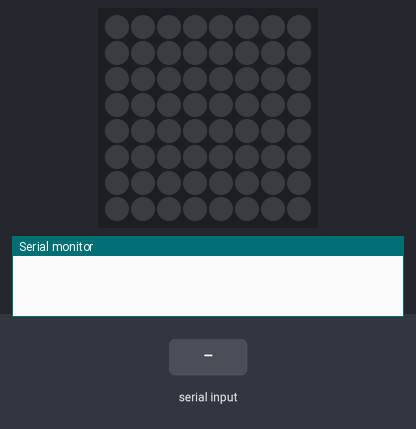
Simulated run of this sketch. Board: Arduino Uno, built with avr-gcc and run on an emulated ATmega328P. On the bench: 8×8 RGB LED matrix (first LED top left, wired row by row), the last lines printed to the serial monitor. The inputs (shaded band) are chosen by the test bench. Dim RGB values are drawn brighter than linear.

Above: at 1.2 s.
1.3 s: byte 30 received over Serial
At 1.9 s:
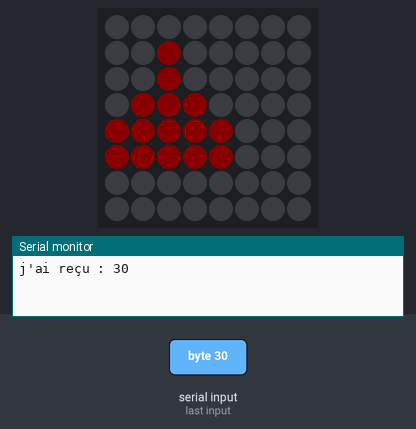
2.8 s: byte 90 received over Serial
At 4.0 s:
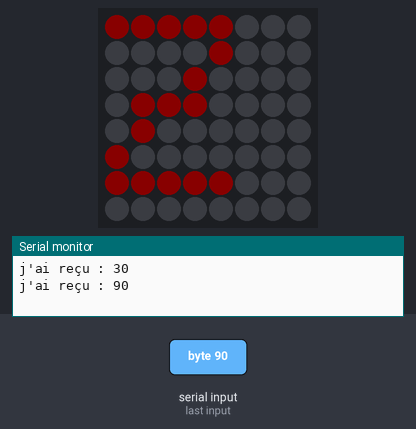
4.3 s: byte 120 received over Serial
At 5.1 s:
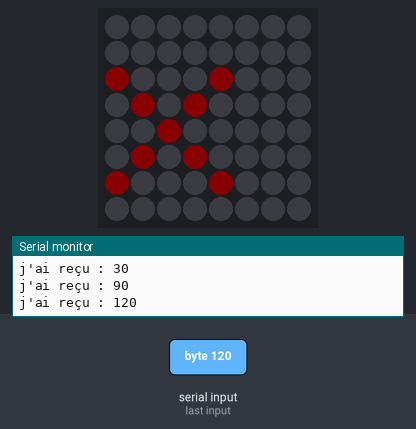
Timing chart, 0 to 7.3 s (numbered marks = the images above; inputs shaded):
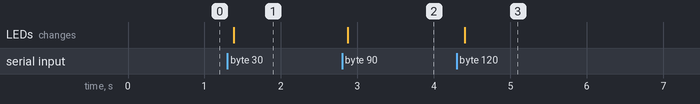

Measured:
- after the input at 1.3 s, the LEDs: change after 0.08 s (image 1)
- after the input at 2.8 s, the LEDs: change after 0.07 s (image 2)
- after the input at 4.3 s, the LEDs: change after 0.11 s (image 3)

The sketch:

tp5_clavier_exo3.ino
```cpp
#include <Adafruit_NeoPixel.h>
#include <Adafruit_GFX.h>
#include <Adafruit_NeoMatrix.h>

int donnees = 6;

// MATRIX DECLARATION:
// Parameter 1 = width of NeoPixel matrix
// Parameter 2 = height of matrix
// Parameter 3 = pin number (most are valid)
// Parameter 4 = matrix layout flags, add together as needed:
//   NEO_MATRIX_TOP, NEO_MATRIX_BOTTOM, NEO_MATRIX_LEFT, NEO_MATRIX_RIGHT:
//     Position of the FIRST LED in the matrix; pick two, e.g.
//     NEO_MATRIX_TOP + NEO_MATRIX_LEFT for the top-left corner.
//   NEO_MATRIX_ROWS, NEO_MATRIX_COLUMNS: LEDs are arranged in horizontal
//     rows or in vertical columns, respectively; pick one or the other.
//   NEO_MATRIX_PROGRESSIVE, NEO_MATRIX_ZIGZAG: all rows/columns proceed
//     in the same order, or alternate lines reverse direction; pick one.
//   See example below for these values in action.
// Parameter 5 = pixel type flags, add together as needed:
//   NEO_KHZ800  800 KHz bitstream (most NeoPixel products w/WS2812 LEDs)
//   NEO_KHZ400  400 KHz (classic 'v1' (not v2) FLORA pixels, WS2811 drivers)
//   NEO_GRB     Pixels are wired for GRB bitstream (most NeoPixel products)
//   NEO_RGB     Pixels are wired for RGB bitstream (v1 FLORA pixels, not v2)

Adafruit_NeoMatrix matrix = Adafruit_NeoMatrix(8, 8, donnees,
                            NEO_MATRIX_TOP     + NEO_MATRIX_RIGHT +
                            NEO_MATRIX_COLUMNS + NEO_MATRIX_PROGRESSIVE,
                            NEO_GRB            + NEO_KHZ800);

const uint16_t rouge = matrix.Color(255, 0, 0);
const uint16_t bleu = matrix.Color(0, 0, 255);
const uint16_t blanc = matrix.Color(255, 255, 255);
const uint16_t tab[]={rouge,bleu};

void setup() {
  matrix.begin();
  matrix.setBrightness(10);
  matrix.show();
  Serial.begin(9600);
}
int lu=0;
void loop() {
  if (Serial.available() > 0) {
    // lecture port série
    lu = Serial.read();

    // say what you got:
    Serial.print("j'ai reçu : ");
    Serial.println(lu);
  }
  matrix.drawChar(0, 0, lu,rouge,0,1);
  matrix.show();
}
```
